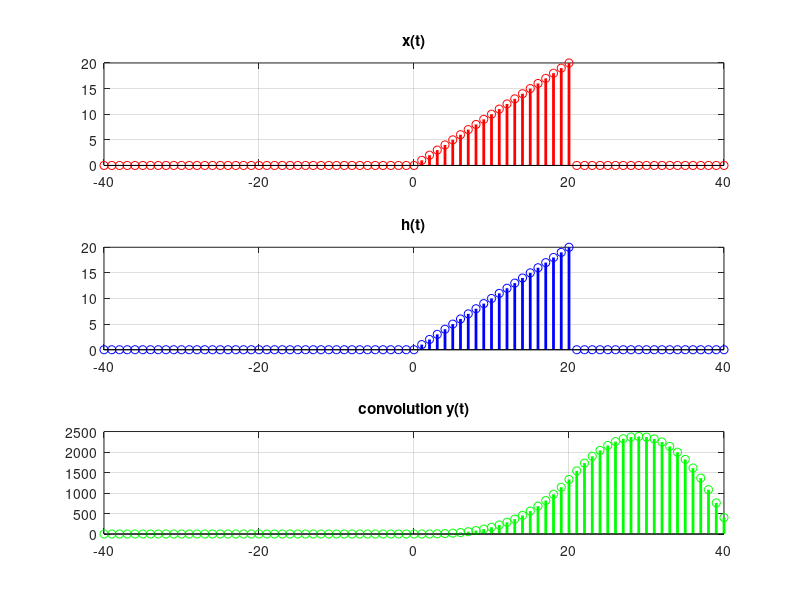

This chart was generated by the following MATLAB code:
clear all;
close all;
clc;
x1=0; x2=20;
h1=0; h2=20;
xi1=x1+h1;
xi2=x2+h2;
if xi1>xi2
  t=-ceil(xi1):ceil(xi1);
elseif xi2>xi1
  t=-ceil(xi2):ceil(xi2);
end
x=t;
h=t;
X=zeros(1,length(t));
H=zeros(1,length(t));
H(t<=h2 & t>=h1)=h(t<=h2 & t>=h1)
X(t>=x1 & t<=x2)=x(t>=x1 & t<=x2)
subplot(3,1,1)
stem(t,X,'r','linewidth',2); grid on;
title('x(t)');
subplot(3,1,2)
stem(t,H,'b','linewidth',2); grid on;
title('h(t)');
for i=xi1:xi2
  H1=fliplr(H);             %Flipping
  H1=circshift(H1,[0,i]);   %Shifting
  a=H1.*X;                  %Scaling
  Y(t==i)=sum(a);
end
subplot(3,1,3)
stem(t,Y,'g','linewidth',2); grid on;
title('convolution y(t)');
